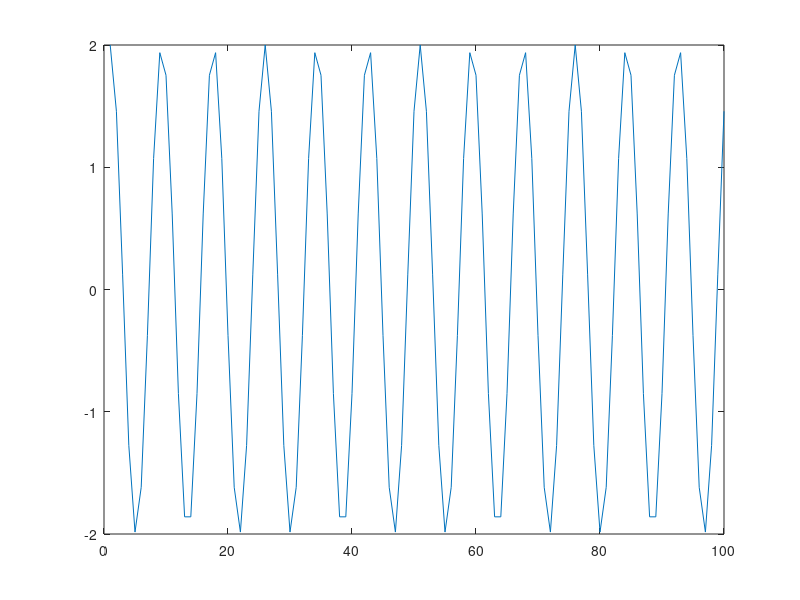
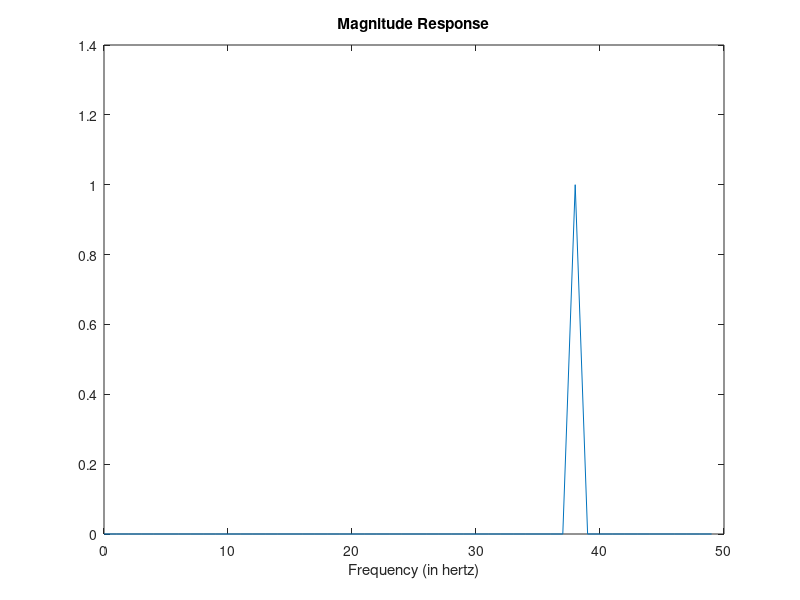

Reproduce these figures in MATLAB, in order.
   %% Time specifications:
   Fs = 100;                      % samples per second
   dt = 1/Fs;                     % seconds per sample
   StopTime = 1;                  % seconds
   t = (0:dt:StopTime-dt)';
   N = size(t,1);
   %% Sine wave:
   Fc = 12;                       % hertz
   x = 2*cos(2*pi*Fc*t);
   figure(1);
   plot(x);
   %% Fourier Transform:
   X = fftshift(fft(x));
   %% Frequency specifications:
   dF = Fs/N;                      % hertz
   f = 0:dF:Fs/2-dF;           % hertz
   %% Plot the spectrum:
   figure(2);
   plot(f,abs(X(1:N/2))/N);
   xlabel('Frequency (in hertz)');
   title('Magnitude Response');